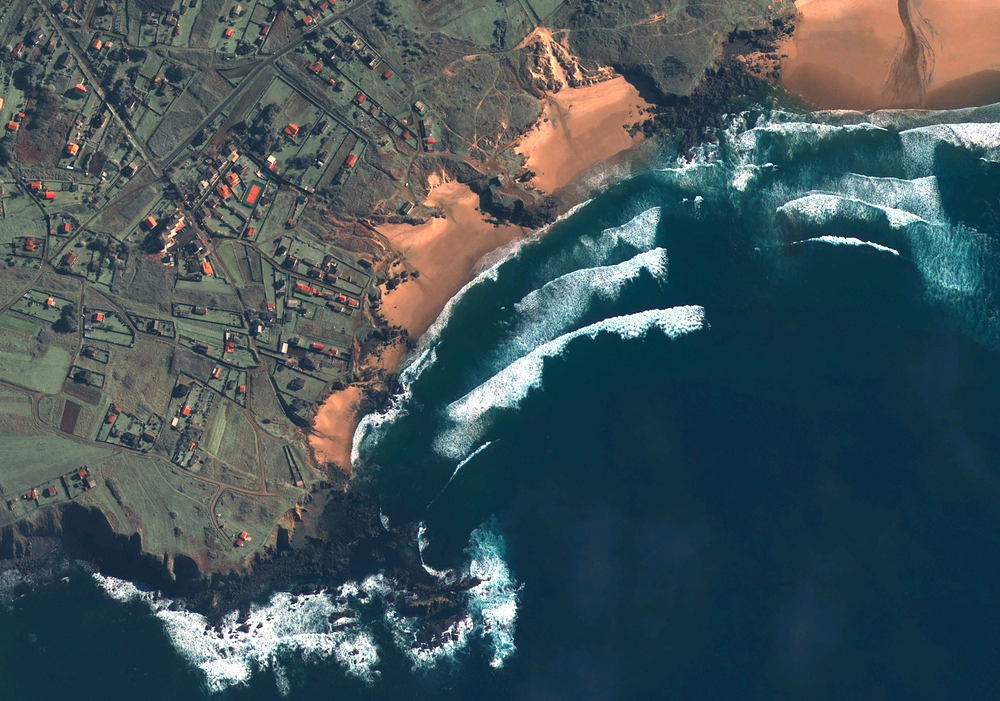
%> input picture code/SpainBeach.png, 1000 x 701 px, shrunk from 1250 x 876 before the run
$ octave UE34_PCA.m   (GNU Octave 9; MATLAB toolbox functions it lacks are replaced by stand-ins)
%> lines starting %> are read from the running program, lines starting %| are printed output that depends on the picture
clear all; close all; clc;

Im = double(imread('SpainBeach.png'));
X = reshape(Im,size(Im,1)*size(Im,2),3);

c = pca(X);
%> c = [0.738 -0.635 -0.229; 0.539 0.349 0.767; 0.407 0.689 -0.599]
Im_new = X*c;

Ipc1 = reshape(Im_new(:,1),size(Im,1),size(Im,2));
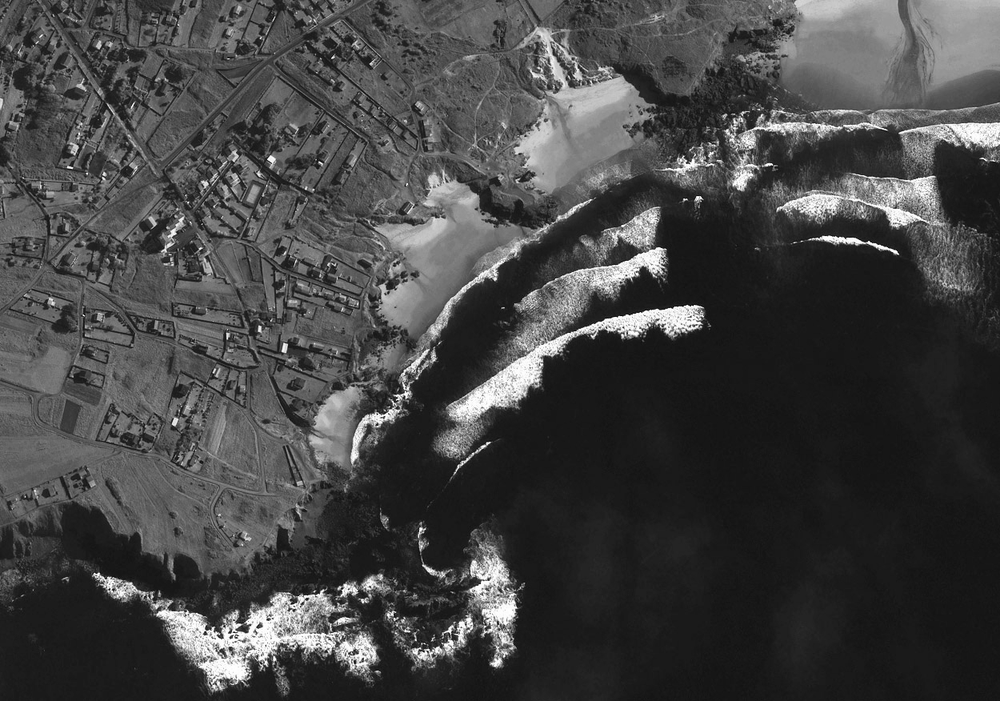
%> Ipc1: size 701x1000 double; min 21.04, max 429.2, mean 130.9; drawn with min black and max white
Ipc2 = reshape(Im_new(:,2),size(Im,1),size(Im,2));
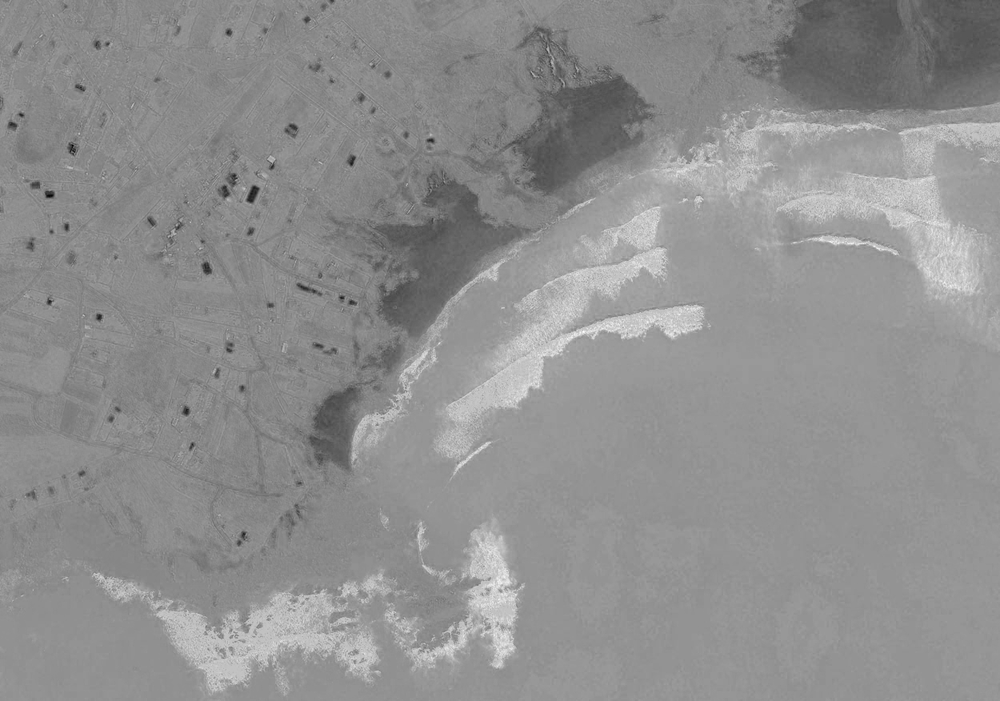
%> Ipc2: size 701x1000 double; min -107, max 168, mean 48.1; drawn with min black and max white
Ipc3 = reshape(Im_new(:,3),size(Im,1),size(Im,2));
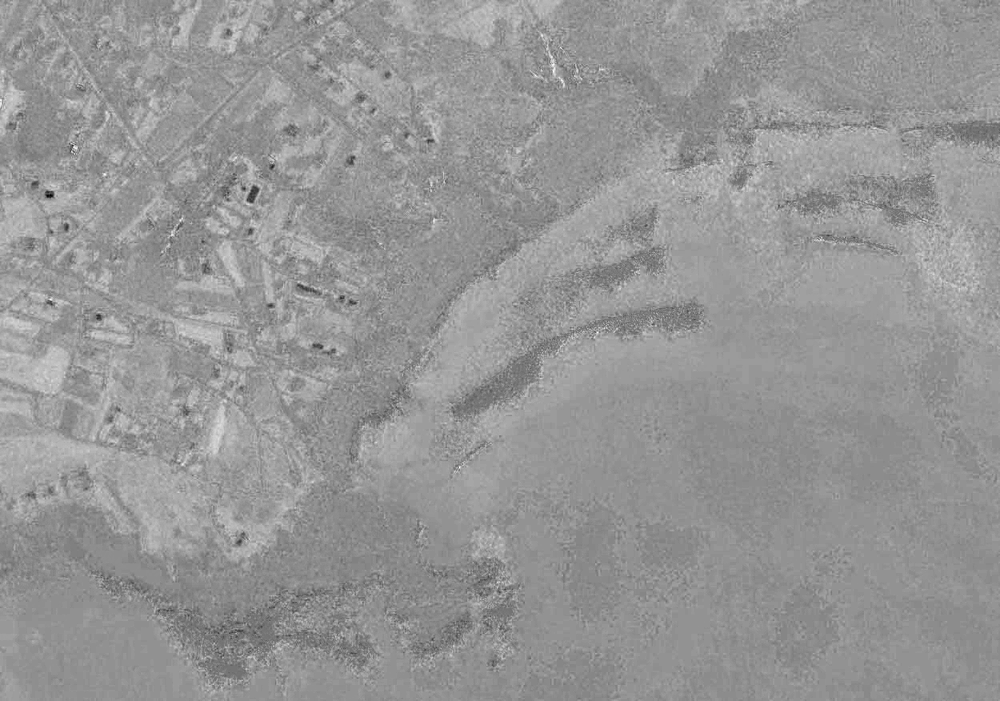
%> Ipc3: size 701x1000 double; min -54.26, max 30.32, mean -4.5; drawn with min black and max white
figure, imshow(Ipc1,[]);
figure, imshow(Ipc2,[]);
figure, imshow(Ipc3,[]);

$ run again, with code/Ihyp_lr.png copied over code/SpainBeach.png
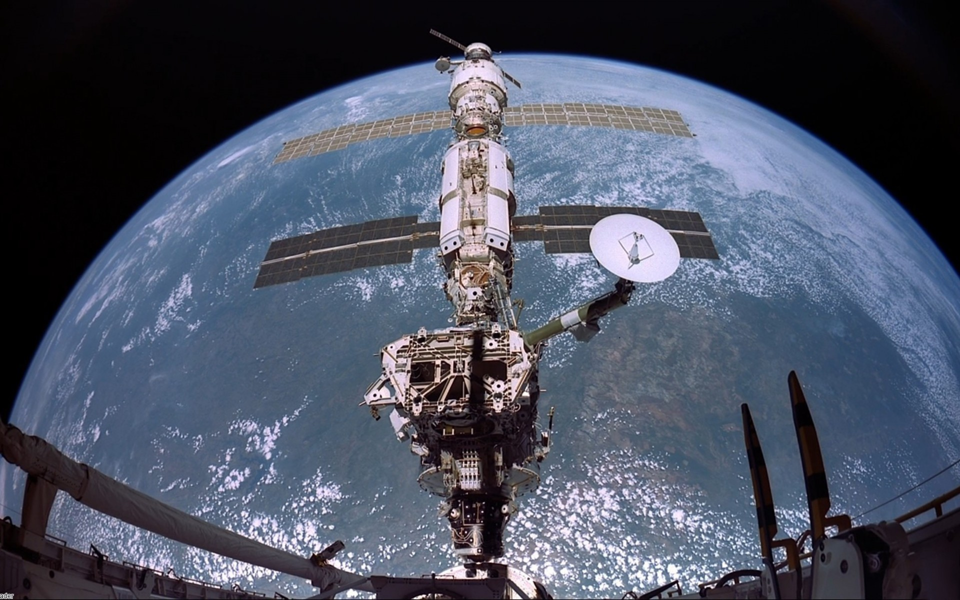
%> input picture code/Ihyp_lr.png, 960 x 600 px
%> c = [0.52 0.768 -0.373; 0.563 0.0212 0.826; 0.643 -0.64 -0.421]
%> `Ipc2 = reshape(Im_new(:,2),size(Im,1),size(Im,2));`:
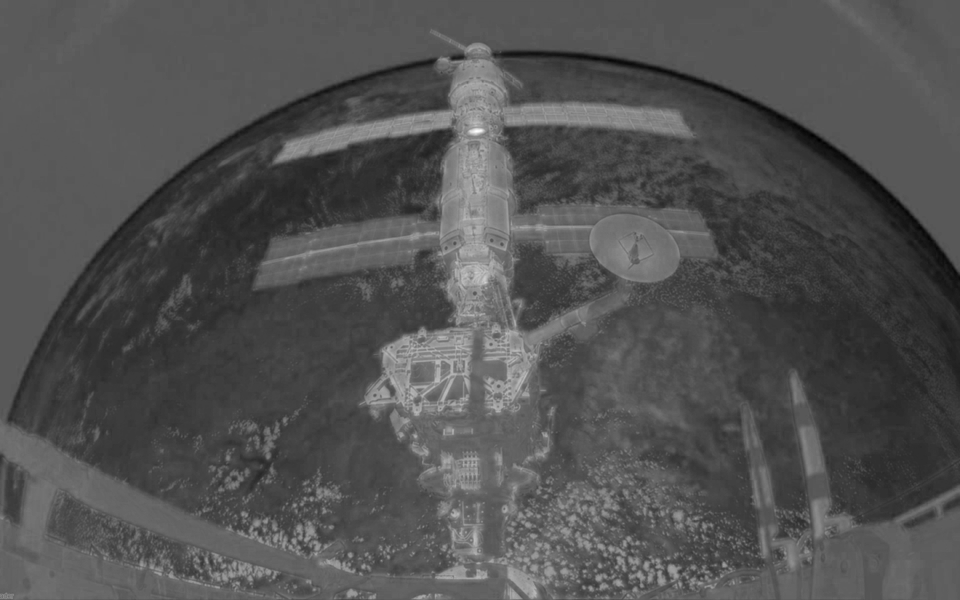
%> Ipc2: size 600x960 double; min -53.67, max 100.7, mean -3.8; drawn with min black and max white
%> `Ipc3 = reshape(Im_new(:,3),size(Im,1),size(Im,2));`:
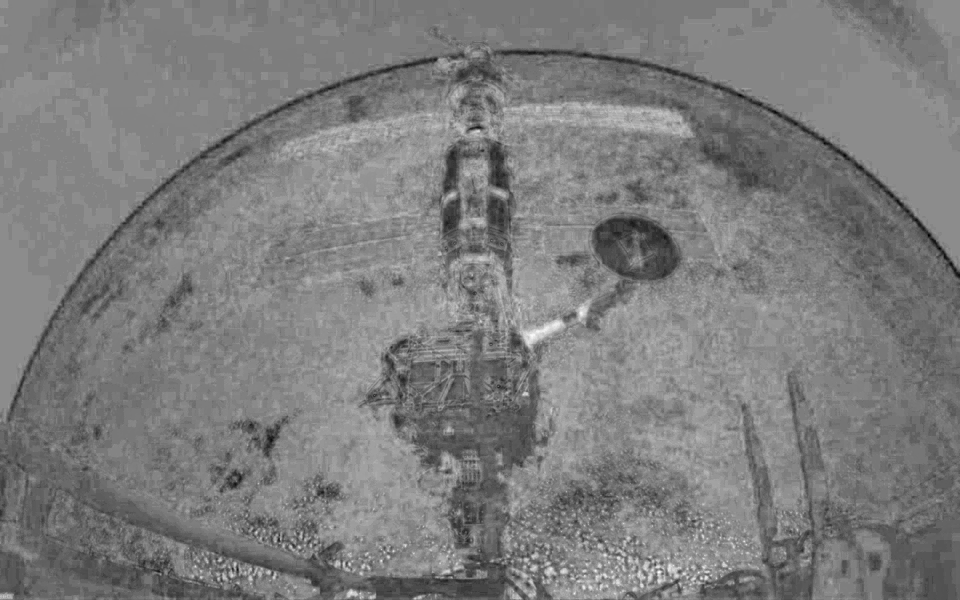
%> Ipc3: size 600x960 double; min -18.45, max 15.03, mean -1.99; drawn with min black and max white
